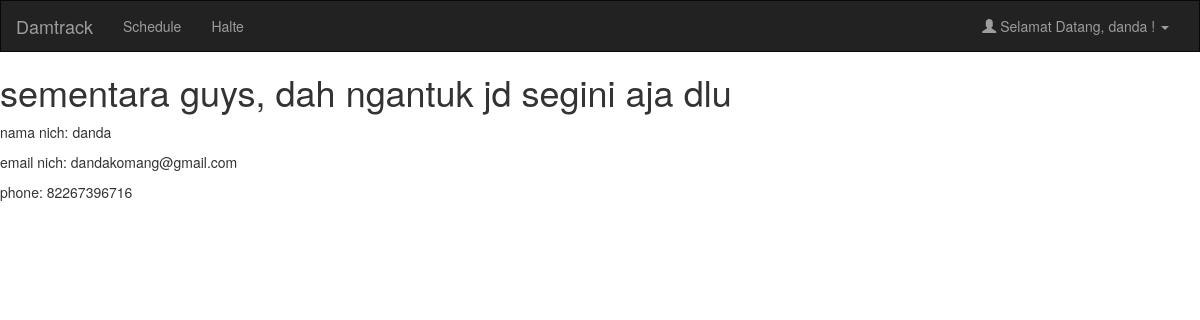
Page /profile.php (signed in) on the earlier database version.
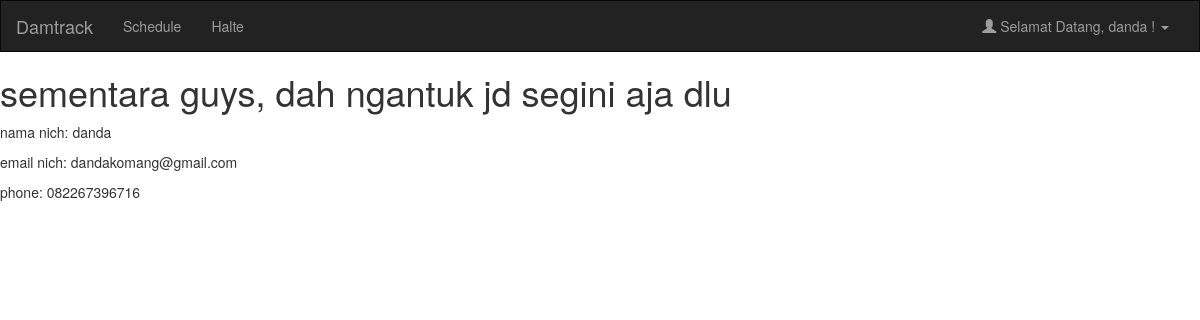
Same page on the later database version.
### tables this page shows
CREATE TABLE `user` (
  `id` int(11) NOT NULL,
  `email` varchar(50) NOT NULL,
  `password` varchar(20) NOT NULL,
  `name` varchar(50) NOT NULL,
  `phone` varchar(255) NOT NULL
);

### profile.php (the view, shortened to what this page needs)
<?php
require 'koneksi/koneksi.php';
$pp=$_SESSION['email'];
$query=mysqli_query($koneksi,"SELECT * FROM user WHERE email = '$pp'");
$fetch=mysqli_fetch_array($query);
?>
<!DOCTYPE html>
<html lang="en">
<head>
    <link rel="stylesheet" type="text/css" href="asset/css/bootstrap.css">
    <link rel="stylesheet" type="text/css" href="asset/DataTables/media/css/jquery.dataTables.css">
    <link rel="stylesheet" type="text/css" href="asset/DataTables/media/css/dataTables.bootstrap.css">
    <link rel="stylesheet" type="text/css" href="asset/DataTables/media/css/dataTables.bootstrap.min.css">
</head>
<body style="margin: 0 auto;">
    <nav class="navbar navbar-inverse" style="border-radius: 0px;">
        <div class="container-fluid">
            <div class="navbar-header">
                <a class="navbar-brand" href="homepage.php">Damtrack</a>
            </div>
            <div class="collapse navbar-collapse" id="myNavbar">
                <ul class="nav navbar-nav navbar-left">
                    <li><a href="#">Schedule</a></li>
                    <li><a href="#">Halte</a></li>
                </ul>
                <ul class="nav navbar-nav navbar-right">
                    <li class="dropdown">
                        <a class="dropdown-toggle" data-toggle="dropdown" href="admin.php"><span class="glyphicon glyphicon-user"></span> <?php echo "Selamat Datang, " . $_SESSION['name'] ." !"; ?> <span class="caret"></span></a>
                    </li>
                </ul>
            </div>
        </div>
    </nav>
    <h1>sementara guys, dah ngantuk jd segini aja dlu</h1>
    <p>nama nich: <?=$fetch['name'] ?></p>
    <p>email nich: <?=$fetch['email'] ?></p>
    <p>phone: <?=$fetch['phone'] ?></p>
</body>
</html>

Differences in the rows shown:
changed user "danda": phone "82267396716" → "082267396716"
